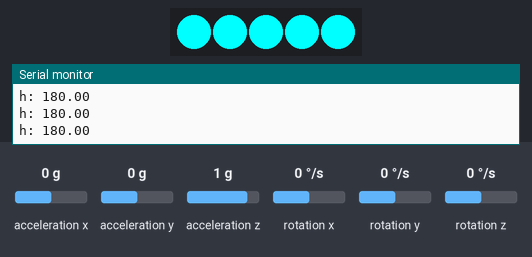
Recording of a program running on a simulated ESP8266 (NodeMCU). Parts: 5 RGB LEDs in strip order, left to right, the last lines printed to the serial monitor. Inputs (shaded band) come from the test bench; at power-on: acceleration x 0 g, acceleration z 1 g, acceleration y 0 g, rotation x 0 °/s, rotation y 0 °/s, rotation z 0 °/s.

Above: at 1.2 s.
1.3 s: acceleration x set to -1.4 g
At 2.1 s:
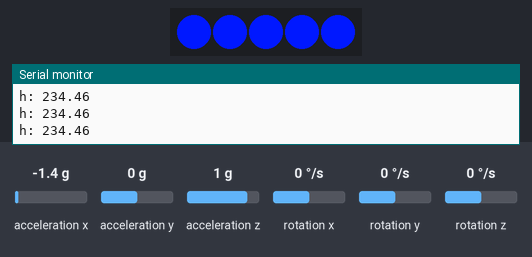
2.8 s: acceleration z set to 0 g
At 3.5 s:
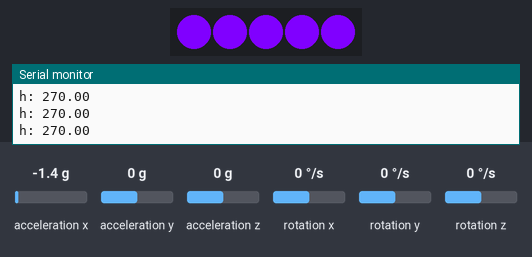
4.3 s: acceleration x set to 0.8 g
At 5.3 s:
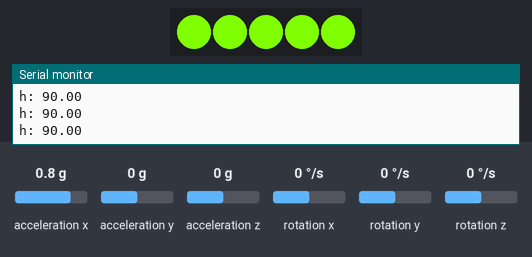
5.8 s: acceleration y set to -1.4 g
At 6.5 s:
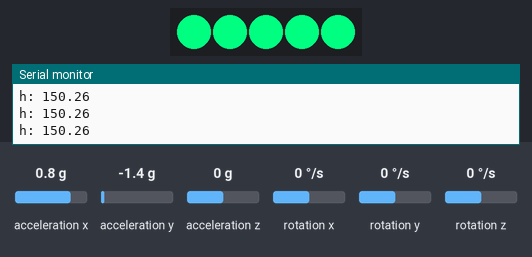
7.3 s: acceleration y set to -0.8 g
At 7.8 s:
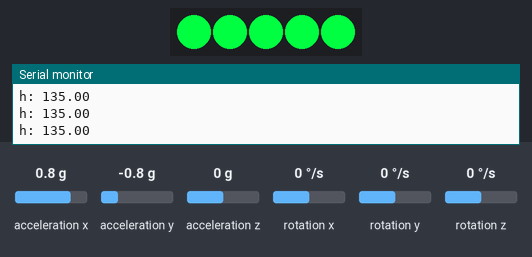
8.8 s: acceleration x set to 0 g
At 9.2 s:
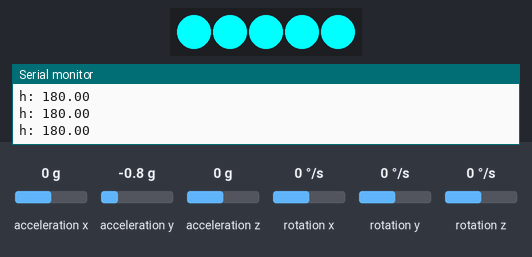
Timing chart, 0 to 11.3 s (numbered marks = the images above; inputs shaded):
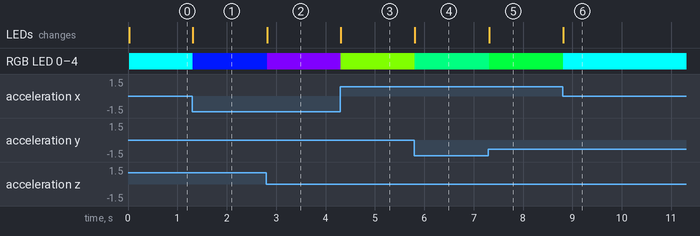

Measured:
- after the input at 1.3 s, RGB LED 0–4: RGB(0, 255, 255) → RGB(0, 24, 255) at once; the LEDs: change at once (image 1)
- after the input at 2.8 s, RGB LED 0–4: RGB(0, 24, 255) → RGB(128, 0, 255) at once; the LEDs: change at once (image 2)
- after the input at 4.3 s, RGB LED 0–4: RGB(128, 0, 255) → RGB(128, 255, 0) at once; the LEDs: change at once (image 3)
- after the input at 5.8 s, RGB LED 0–4: RGB(128, 255, 0) → RGB(0, 255, 129) at once; the LEDs: change at once (image 4)
- after the input at 7.3 s, RGB LED 0–4: RGB(0, 255, 129) → RGB(0, 255, 64) at once; the LEDs: change at once (image 5)
- after the input at 8.8 s, RGB LED 0–4: RGB(0, 255, 64) → RGB(0, 255, 255) at once; the LEDs: change at once (image 6)

The program:

main.cpp
```cpp
#include <MPU6050_tockn.h>
#include <Wire.h>
#include <Adafruit_NeoPixel.h>

MPU6050 mpu6050(Wire);

long timer = 0;
#define NUM_PIXEL 5
#define PIXEL_PIN 14
Adafruit_NeoPixel *strip;

void HSVtoRGB(float h, float s, float v, int *r, int *g, int *b)
{
  int i;
  float f, p, q, t;

  h = max(0.0f, min(360.0f, h));
  s = max(0.0f, min(100.0f, s));
  v = max(0.0f, min(100.0f, v));

  s /= 100;
  v /= 100;

  if (s == 0) {
    // Achromatic (grey)
    *r = *g = *b = round(v * 255);
    return;
  }

  h /= 60; // sector 0 to 5
  i = floor(h);
  f = h - i; // factorial part of h
  p = v * (1 - s);
  q = v * (1 - s * f);
  t = v * (1 - s * (1 - f));

  switch (i) {
  case 0:
    *r = round(255 * v);
    *g = round(255 * t);
    *b = round(255 * p);
    break;

  case 1:
    *r = round(255 * q);
    *g = round(255 * v);
    *b = round(255 * p);
    break;
  case 2:
    *r = round(255 * p);
    *g = round(255 * v);
    *b = round(255 * t);
    break;

  case 3:
    *r = round(255 * p);
    *g = round(255 * q);
    *b = round(255 * v);
    break;

  case 4:
    *r = round(255 * t);
    *g = round(255 * p);
    *b = round(255 * v);
    break;

  default: // case 5:
    *r = round(255 * v);
    *g = round(255 * p);
    *b = round(255 * q);
    break;
  }
}


void setup() {
  Serial.begin(115200);
  Wire.begin();
  mpu6050.begin();

  strip = new Adafruit_NeoPixel(NUM_PIXEL, PIXEL_PIN, NEO_GRB | NEO_KHZ800);
  strip->begin();
  strip->show();

  //mpu6050.calcGyroOffsets(true);
}

void loop() {
  mpu6050.update();

  if (millis() - timer > 20) {
    float h = mpu6050.getAngleY() + 180.0;
    int r, g, b;

    Serial.printf("h: %.2f\n", h);
    HSVtoRGB(h, 100.0, 100.0, &r, &g, &b);

    for (int i = 0; i < NUM_PIXEL; i++) {
      strip->setPixelColor(i, r, g, b);
    }

    strip->show();
    timer = millis();
  }
}
```
